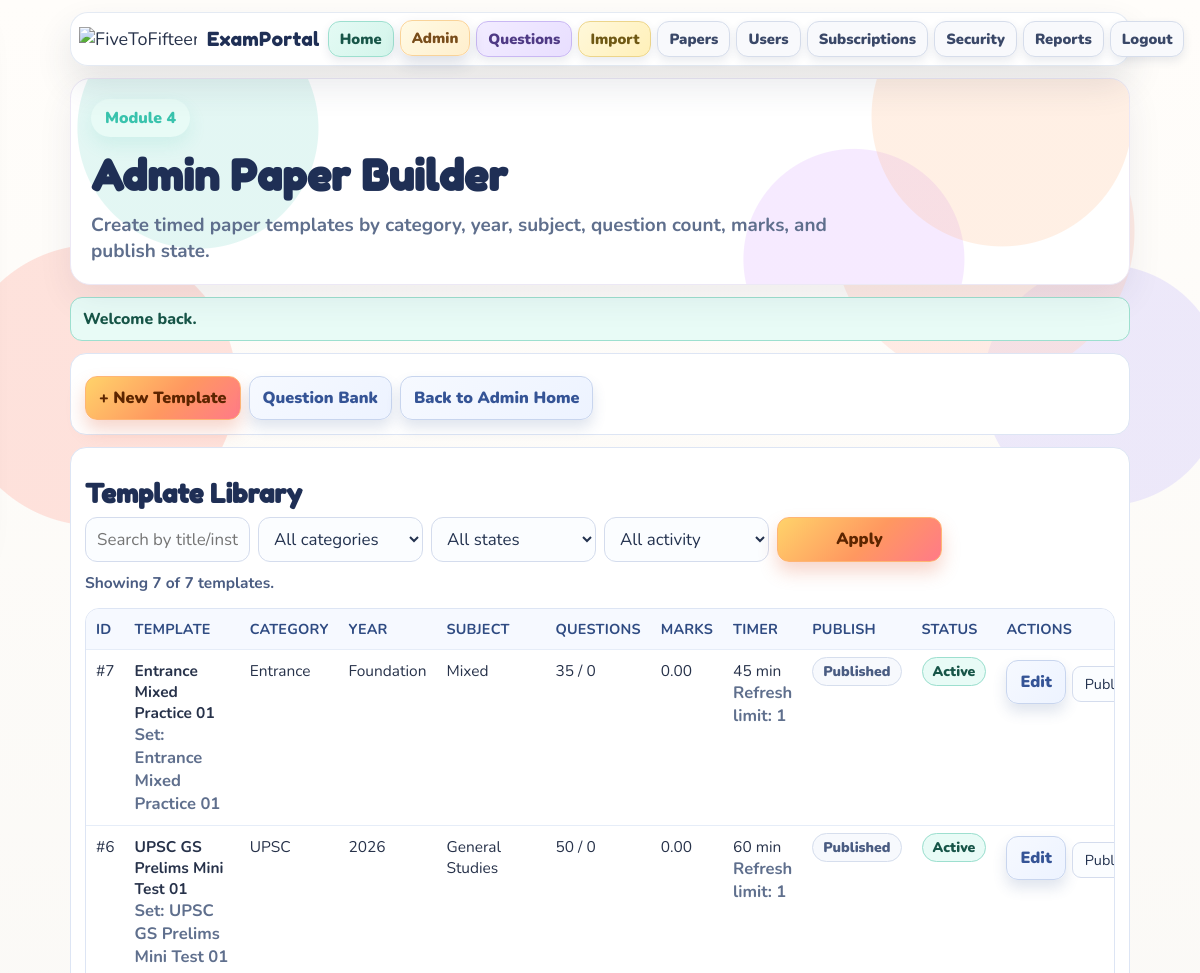
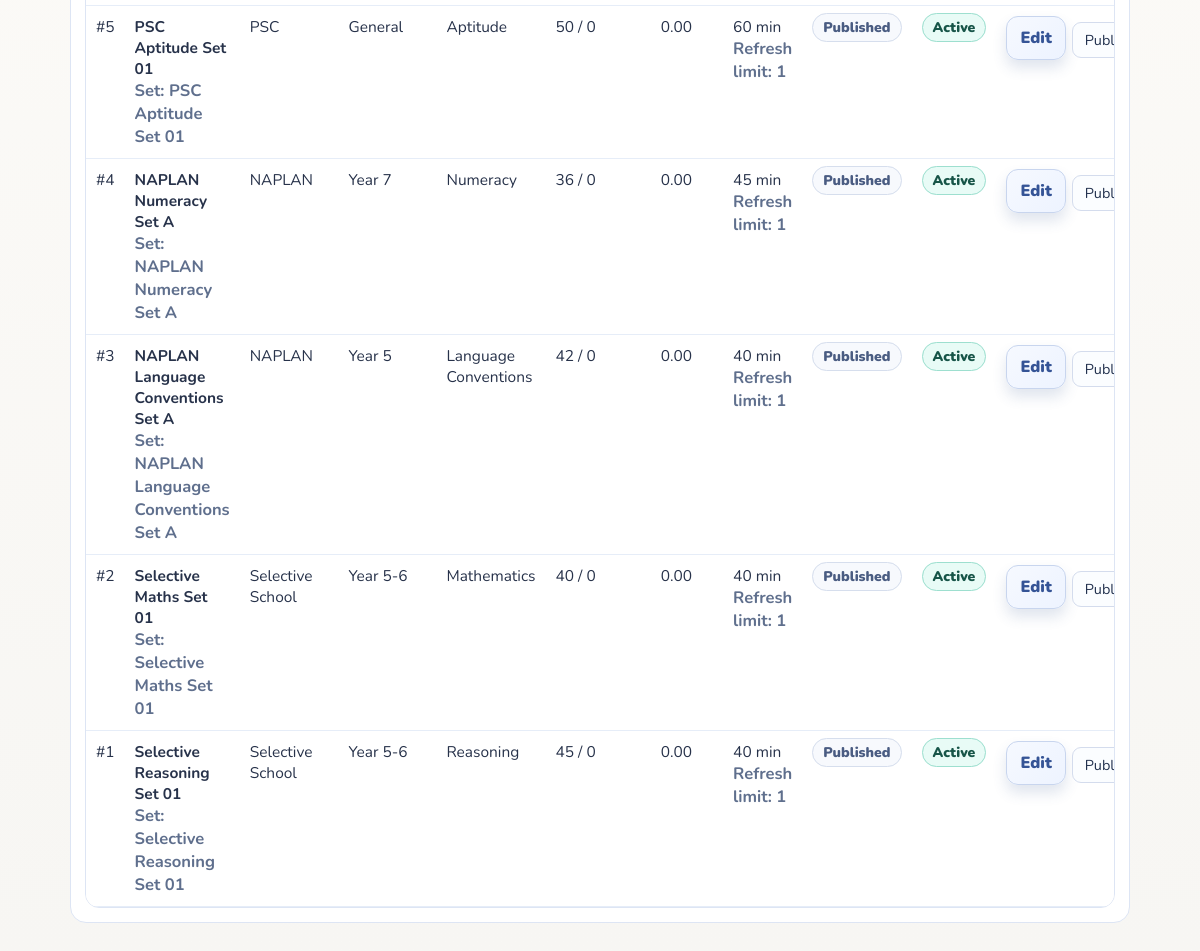
The page /admin/papers.php (signed in) on the database its author committed (2 pictures, top to bottom).
### tables this page shows
CREATE TABLE IF NOT EXISTS ep_paper_templates (
                id BIGINT UNSIGNED AUTO_INCREMENT PRIMARY KEY,
                category_id INT UNSIGNED NOT NULL,
                question_set_id INT UNSIGNED NULL,
                title VARCHAR(180) NOT NULL,
                slug VARCHAR(180) NOT NULL,
                exam_year VARCHAR(80) NULL,
                subject_name VARCHAR(120) NULL,
                instructions TEXT NULL,
                duration_minutes INT UNSIGNED NOT NULL DEFAULT 60,
                total_questions INT UNSIGNED NOT NULL DEFAULT 0,
                max_attempts_per_user INT UNSIGNED NOT NULL DEFAULT 1,
                allow_pause TINYINT(1) NOT NULL DEFAULT 1,
                max_pause_count INT UNSIGNED NOT NULL DEFAULT 3,
                no_refresh_mode TINYINT(1) NOT NULL DEFAULT 1,
                max_refresh_violations INT UNSIGNED NOT NULL DEFAULT 1,
                published_status ENUM('draft','published','archived') NOT NULL DEFAULT 'draft',
                is_active TINYINT(1) NOT NULL DEFAULT 1,
                created_by_user_id INT UNSIGNED NULL,
                created_at TIMESTAMP DEFAULT CURRENT_TIMESTAMP,
                updated_at TIMESTAMP DEFAULT CURRENT_TIMESTAMP ON UPDATE CURRENT_TIMESTAMP,
                UNIQUE KEY uq_ep_template_title (category_id, title),
                UNIQUE KEY uq_ep_template_slug (category_id, slug),
                INDEX idx_ep_template_status (published_status, is_active),
                CONSTRAINT fk_ep_template_category FOREIGN KEY (category_id) REFERENCES ep_exam_categories(id) ON DELETE CASCADE,
                CONSTRAINT fk_ep_template_set FOREIGN KEY (question_set_id) REFERENCES ep_question_sets(id) ON DELETE SET NULL,
                CONSTRAINT fk_ep_template_author FOREIGN KEY (created_by_user_id) REFERENCES ep_users(id) ON DELETE SET NULL
            );

CREATE TABLE IF NOT EXISTS ep_question_sets (
                id INT UNSIGNED AUTO_INCREMENT PRIMARY KEY,
                category_id INT UNSIGNED NOT NULL,
                title VARCHAR(180) NOT NULL,
                exam_year VARCHAR(80) NULL,
                subject VARCHAR(120) NULL,
                total_questions INT UNSIGNED NOT NULL DEFAULT 0,
                duration_minutes INT UNSIGNED NOT NULL DEFAULT 60,
                is_active TINYINT(1) NOT NULL DEFAULT 1,
                created_at TIMESTAMP DEFAULT CURRENT_TIMESTAMP,
                UNIQUE KEY uq_ep_set (category_id, title),
                CONSTRAINT fk_ep_set_category FOREIGN KEY (category_id) REFERENCES ep_exam_categories(id) ON DELETE CASCADE
            );

CREATE TABLE IF NOT EXISTS ep_exam_categories (
                id INT UNSIGNED AUTO_INCREMENT PRIMARY KEY,
                name VARCHAR(120) NOT NULL,
                slug VARCHAR(120) NOT NULL UNIQUE,
                description VARCHAR(255) NULL,
                sort_order INT UNSIGNED NOT NULL DEFAULT 0,
                is_active TINYINT(1) NOT NULL DEFAULT 1,
                created_at TIMESTAMP DEFAULT CURRENT_TIMESTAMP
            );

### config/app.php (called while the page is built, shortened)
<?php
if (!function_exists('examportal_url')) {
    function examportal_url(string $path = ''): string
    {
        return EXAMPORTAL_BASE . ltrim($path, '/');
    }
}
if (!function_exists('h')) {
    function h(string $value): string
    {
        return htmlspecialchars($value, ENT_QUOTES, 'UTF-8');
    }
}
require_once __DIR__ . '/database.php';
require_once __DIR__ . '/repository.php';
require_once __DIR__ . '/auth.php';
require_once __DIR__ . '/layout.php';

### config/auth.php (called while the page is built, shortened)
<?php
if (!function_exists('ep_flash_get')) {
    function ep_flash_get(string $type): ?string
    {
        $key = 'ep_flash_' . $type;
        if (!isset($_SESSION[$key])) {
            return null;
        }
        $message = (string) $_SESSION[$key];
        return $message;
    }
}

### config/repository.php (called while the page is built, shortened)
<?php
if (!function_exists('ep_bind_dynamic_params')) {
    function ep_bind_dynamic_params(mysqli_stmt $stmt, string $types, array &$values): void
    {
        $refs = [];
        $refs[] = &$types;
        foreach ($values as $key => $value) {
            $refs[] = &$values[$key];
        }
        call_user_func_array([$stmt, 'bind_param'], $refs);
    }
}
if (!function_exists('ep_get_paper_templates_for_admin')) {
    function ep_get_paper_templates_for_admin(array $filters = [], int $limit = 30, int $offset = 0): array
    {
        $conditions = [];
        $params = [];
        $types = '';
        $search = trim((string) ($filters['search'] ?? ''));
        $categoryId = (int) ($filters['category_id'] ?? 0);
        $publishedStatus = trim((string) ($filters['published_status'] ?? 'all'));
        $activity = trim((string) ($filters['activity'] ?? 'all'));
        $fromSql = ' FROM ep_paper_templates t
                     INNER JOIN ep_exam_categories c ON c.id = t.category_id
                     LEFT JOIN ep_question_sets qs ON qs.id = t.question_set_id
                     LEFT JOIN ep_users u ON u.id = t.created_by_user_id';
        $whereSql = $conditions ? (' WHERE ' . implode(' AND ', $conditions)) : '';
        $countStmt = ep_db()->prepare('SELECT COUNT(*) AS total' . $fromSql . $whereSql);
        $countStmt->execute();
        $countRow = $countStmt->get_result()->fetch_assoc();
        $total = (int) ($countRow['total'] ?? 0);
        $limit = max(1, min(200, $limit));
        $offset = max(0, $offset);
        $listSql = 'SELECT
                        t.id,
                        t.category_id,
                        t.question_set_id,
                        t.title,
                        t.slug,
                        t.exam_year,
                        t.subject_name,
                        t.duration_minutes,
                        t.total_questions,
                        t.max_attempts_per_user,
                        t.allow_pause,
                        t.max_pause_count,
                        t.no_refresh_mode,
                        t.max_refresh_violations,
                        t.published_status,
                        t.is_active,
                        t.updated_at,
                        c.name AS category_name,
                        qs.title AS question_set_title,
                        u.name AS created_by_name,
                        COUNT(ti.id) AS item_count,
                        COALESCE(SUM(ti.marks), 0) AS total_marks
                    ' . $fromSql . '
                    LEFT JOIN ep_paper_template_items ti ON ti.template_id = t.id
                    ' . $whereSql . '
                    GROUP BY t.id
                    ORDER BY t.updated_at DESC, t.id DESC
                    LIMIT ? OFFSET ?';
        $stmt = ep_db()->prepare($listSql);
        $runTypes = $types . 'ii';
        $runParams = $params;
        $runParams[] = $limit;
        $runParams[] = $offset;
        ep_bind_dynamic_params($stmt, $runTypes, $runParams);
        $stmt->execute();
        $items = $stmt->get_result()->fetch_all(MYSQLI_ASSOC);
        return [
            'items' => $items,
            'total' => $total,
            'limit' => $limit,
            'offset' => $offset,
        ];
    }
}

### config/database.php (called while the page is built, shortened)
<?php
if (!function_exists('ep_db_name')) {
    function ep_db_name(): string
    {
        return 'kids_examportal';
    }
}
if (!function_exists('ep_db')) {
    function ep_db(): mysqli
    {
        static $conn = null;
        if ($conn instanceof mysqli) {
            return $conn;
        }
        $host = getenv('DB_HOST') ?: '127.0.0.1';
        $port = (int) (getenv('DB_PORT') ?: 3306);
        $user = getenv('DB_USER') ?: 'root';
        $pass = getenv('DB_PASS') !== false ? (string) getenv('DB_PASS') : '';
        $dbName = ep_db_name();
        $conn = new mysqli($host, $user, $pass, '', $port);
        $conn->set_charset('utf8mb4');
        $safeDbName = str_replace('`', '``', $dbName);
        $conn->query("CREATE DATABASE IF NOT EXISTS `{$safeDbName}` CHARACTER SET utf8mb4 COLLATE utf8mb4_unicode_ci");
        $conn->select_db($dbName);
        return $conn;
    }
}

### admin/papers.php (the view, shortened to what this page needs)
<?php
require_once __DIR__ . '/../config/app.php';
$listFilters = [
    'search' => trim((string) ($_GET['search'] ?? '')),
    'category_id' => (int) ($_GET['category_id'] ?? 0),
    'published_status' => (string) ($_GET['published_status'] ?? 'all'),
    'activity' => (string) ($_GET['activity'] ?? 'all'),
];
$page = max(1, (int) ($_GET['page'] ?? 1));
$limit = 20;
$offset = ($page - 1) * $limit;
$listData = ep_get_paper_templates_for_admin($listFilters, $limit, $offset);
$listItems = $listData['items'];
$listTotal = (int) $listData['total'];
?>
<section class="panel">
  <div class="actions">
    <a class="btn-link" href="<?= h(examportal_url('admin/papers.php?mode=new')); ?>">+ New Template</a>
    <a class="btn-link btn-outline" href="<?= h(examportal_url('admin/questions.php')); ?>">Question Bank</a>
    <a class="btn-link btn-outline" href="<?= h(examportal_url('admin/index.php')); ?>">Back to Admin Home</a>
  </div>
</section>
<section class="panel">
  <h2 class="section-title">Template Library</h2>
  <form method="get" class="filter-grid">
    <input type="text" name="search" value="<?= h((string) $listFilters['search']); ?>" placeholder="Search by title/instruction">
    <select name="category_id">
      <option value="0">All categories</option>
    </select>
    <select name="published_status">
      <?php foreach (['all' => 'All states', 'draft' => 'Draft', 'published' => 'Published', 'archived' => 'Archived'] as $key => $label): ?>
        <option value="<?= h($key); ?>" <?= (string) $listFilters['published_status'] === $key ? 'selected' : ''; ?>><?= h($label); ?></option>
      <?php endforeach; ?>
    </select>
    <select name="activity">
      <?php foreach (['all' => 'All activity', 'active' => 'Active', 'inactive' => 'Inactive'] as $key => $label): ?>
        <option value="<?= h($key); ?>" <?= (string) $listFilters['activity'] === $key ? 'selected' : ''; ?>><?= h($label); ?></option>
      <?php endforeach; ?>
    </select>
    <button class="btn" type="submit">Apply</button>
  </form>
  <p class="inline-note">Showing <?= count($listItems); ?> of <?= $listTotal; ?> templates.</p>
  <div class="question-table-wrap">
    <table class="question-table">
      <thead>
        <tr>
          <th>ID</th>
          <th>Template</th>
          <th>Category</th>
          <th>Year</th>
          <th>Subject</th>
          <th>Questions</th>
          <th>Marks</th>
          <th>Timer</th>
          <th>Publish</th>
          <th>Status</th>
          <th>Actions</th>
        </tr>
      </thead>
      <tbody>
        <?php if (!$listItems): ?>
          <tr>
            <td colspan="11">No templates found for this filter.</td>
          </tr>
        <?php else: ?>
          <?php foreach ($listItems as $item): ?>
            <tr>
              <td>#<?= (int) $item['id']; ?></td>
              <td>
                <strong><?= h((string) $item['title']); ?></strong><br>
                <span class="muted">Set: <?= h((string) ($item['question_set_title'] ?? '—')); ?></span>
              </td>
              <td><?= h((string) $item['category_name']); ?></td>
              <td><?= h((string) ($item['exam_year'] ?? '—')); ?></td>
              <td><?= h((string) ($item['subject_name'] ?? '—')); ?></td>
              <td><?= (int) $item['total_questions']; ?> / <?= (int) $item['item_count']; ?></td>
              <td><?= h((string) $item['total_marks']); ?></td>
              <td><?= (int) $item['duration_minutes']; ?> min<br><span class="muted">Refresh limit: <?= (int) ($item['max_refresh_violations'] ?? 1); ?></span></td>
              <td><span class="pill"><?= h((string) ucfirst((string) $item['published_status'])); ?></span></td>
              <td>
                <span class="pill <?= (int) $item['is_active'] === 1 ? 'pill-good' : 'pill-bad'; ?>">
                  <?= (int) $item['is_active'] === 1 ? 'Active' : 'Inactive'; ?>
                </span>
              </td>
              <td>
                <div class="table-actions">
                  <a class="btn-link btn-outline" href="<?= h(examportal_url('admin/papers.php?mode=edit&id=' . (int) $item['id'])); ?>">Edit</a>
                  <form method="post" class="inline-form inline-form-compact">
                    <select name="target_published_status">
                      <?php foreach (['draft', 'published', 'archived'] as $state): ?>
                        <option value="<?= h($state); ?>" <?= (string) $item['published_status'] === $state ? 'selected' : ''; ?>><?= h(ucfirst($state)); ?></option>
                      <?php endforeach; ?>
                    </select>
                  </form>
                </div>
              </td>
            </tr>
          <?php endforeach; ?>
        <?php endif; ?>
      </tbody>
    </table>
  </div>
</section>

### rows shown on the page
ep_paper_templates: id "7", title "Entrance Mixed Practice 01", question_set.title "Entrance Mixed Practice 01", category.name "Entrance", exam_year "Foundation", subject_name "Mixed", total_questions "35", item_count "0", total_marks "0.00", duration_minutes "45", max_refresh_violations "1", published_status "Published", is_active "Active", target_published_status "Published"
ep_paper_templates: id "6", title "UPSC GS Prelims Mini Test 01", question_set.title "UPSC GS Prelims Mini Test 01", category.name "UPSC", exam_year "2026", subject_name "General Studies", total_questions "50", item_count "0", total_marks "0.00", duration_minutes "60", max_refresh_violations "1", published_status "Published", is_active "Active", target_published_status "Published"
ep_paper_templates: id "5", title "PSC Aptitude Set 01", question_set.title "PSC Aptitude Set 01", category.name "PSC", exam_year "General", subject_name "Aptitude", total_questions "50", item_count "0", total_marks "0.00", duration_minutes "60", max_refresh_violations "1", published_status "Published", is_active "Active", target_published_status "Published"
ep_paper_templates: id "4", title "NAPLAN Numeracy Set A", question_set.title "NAPLAN Numeracy Set A", category.name "NAPLAN", exam_year "Year 7", subject_name "Numeracy", total_questions "36", item_count "0", total_marks "0.00", duration_minutes "45", max_refresh_violations "1", published_status "Published", is_active "Active", target_published_status "Published"
ep_paper_templates: id "3", title "NAPLAN Language Conventions Set A", question_set.title "NAPLAN Language Conventions Set A", category.name "NAPLAN", exam_year "Year 5", subject_name "Language Conventions", total_questions "42", item_count "0", total_marks "0.00", duration_minutes "40", max_refresh_violations "1", published_status "Published", is_active "Active", target_published_status "Published"
ep_paper_templates: id "2", title "Selective Maths Set 01", question_set.title "Selective Maths Set 01", category.name "Selective School", exam_year "Year 5-6", subject_name "Mathematics", total_questions "40", item_count "0", total_marks "0.00", duration_minutes "40", max_refresh_violations "1", published_status "Published", is_active "Active", target_published_status "Published"
ep_paper_templates: id "1", title "Selective Reasoning Set 01", question_set.title "Selective Reasoning Set 01", category.name "Selective School", exam_year "Year 5-6", subject_name "Reasoning", total_questions "45", item_count "0", total_marks "0.00", duration_minutes "40", max_refresh_violations "1", published_status "Published", is_active "Active", target_published_status "Published"

### other values the page prints
$link['label'] "Home"
$link['label'] "Admin"
$link['label'] "Questions"
$link['label'] "Import"
$link['label'] "Papers"
$link['label'] "Users"
$link['label'] "Subscriptions"
$link['label'] "Security"
$link['label'] "Reports"
$link['label'] "Logout"
$heroKicker "Module 4"
$heroTitle "Admin Paper Builder"
$heroText "Create timed paper templates by category, year, subject, question count, marks, and publish state."
$success "Welcome back."
count($listItems) "7"
